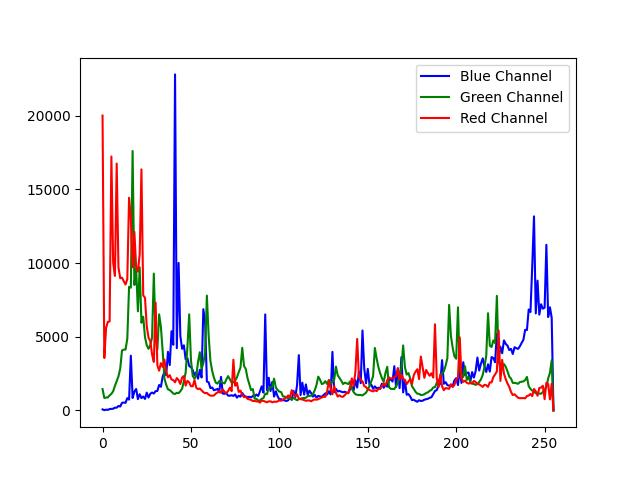

The script that saved this image:
import cv2
from matplotlib import pyplot as pt

im=cv2.imread("Image1.jpg")
print("The Orginal Image:")
cv2.imshow("Color Image",im)


print("Colored Image Histogram: ")
blue_hist=cv2.calcHist([im],[0],None,[256],[0,255])
green_hist=cv2.calcHist([im],[1],None,[256],[0,255])
red_hist=cv2.calcHist([im],[2],None,[256],[0,255])

pt.plot(blue_hist,color='blue',label='Blue Channel')
pt.plot(green_hist,color='green',label='Green Channel')
pt.plot(red_hist,color='red',label='Red Channel')

pt.legend() #(Guys, its for show label in the graph)
pt.savefig("ColorHistogram.jpg")
pt.show()
